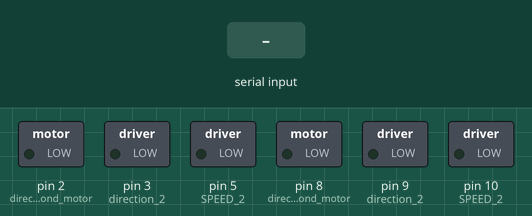
Simulated run of this sketch. Board: Arduino Uno, built with avr-gcc and run on an emulated ATmega328P. Parts: switched loads named in the sketch (green lamp = pin HIGH). The inputs (shaded band) are chosen by the test bench.

Above: at 1.2 s.
1.3 s: "w" received over Serial
At 1.6 s:
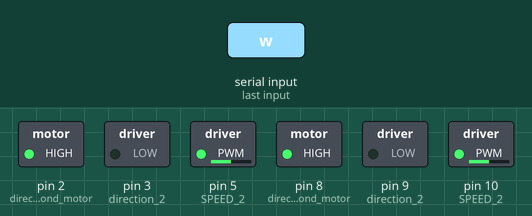
2.8 s: "s" received over Serial
At 4.0 s:
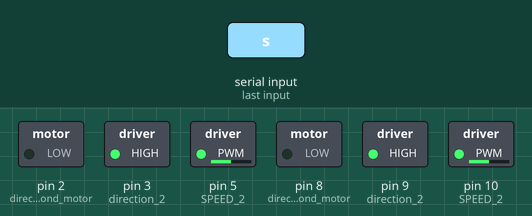
4.3 s: "a" received over Serial
At 5.1 s:
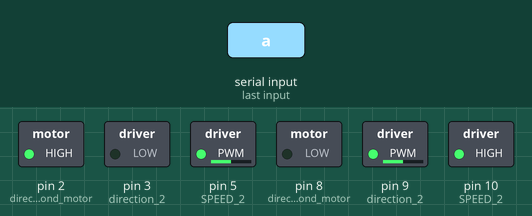
5.8 s: "d" received over Serial
At 6.2 s:
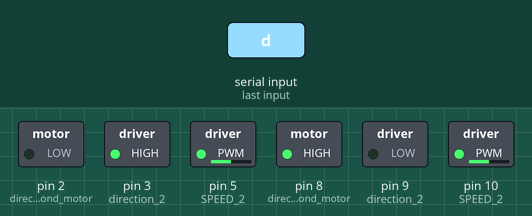
7.3 s: "q" received over Serial
At 8.5 s:
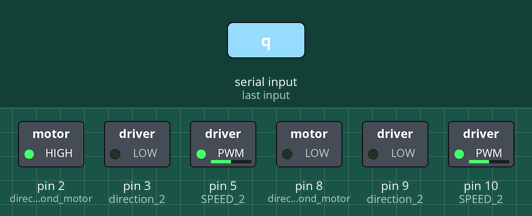
8.8 s: "e" received over Serial
At 9.7 s:
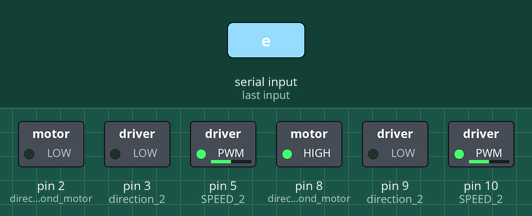
Timing chart, 0 to 11.3 s (numbered marks = the images above; inputs shaded):
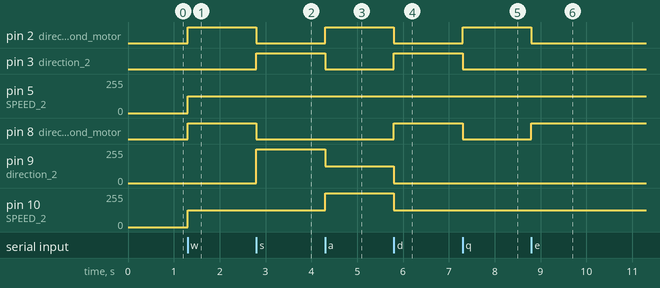

Measured:
- after the input at 1.3 s, pin 2 (direction_1_second_motor), pin 8 (direction_1_second_motor): LOW → HIGH at once; pin 5 (SPEED_2), pin 10 (SPEED_2): 0/255 → 126/255 at once
- after the input at 2.8 s, pin 2 (direction_1_second_motor), pin 8 (direction_1_second_motor): HIGH → LOW at once; pin 3 (direction_2): LOW → HIGH at once; pin 9 (direction_2): 0/255 → 255/255 at once
- after the input at 4.3 s, pin 2 (direction_1_second_motor): LOW → HIGH at once; pin 3 (direction_2): HIGH → LOW at once; pin 9 (direction_2): 255/255 → 126/255 at once; pin 10 (SPEED_2): 126/255 → 255/255 at once
- after the input at 5.8 s, pin 2 (direction_1_second_motor): HIGH → LOW at once; pin 3 (direction_2), pin 8 (direction_1_second_motor): LOW → HIGH at once; pin 9 (direction_2): 126/255 → 0/255 at once; pin 10 (SPEED_2): 255/255 → 126/255 at once
- after the input at 7.3 s, pin 2 (direction_1_second_motor): LOW → HIGH at once; pin 3 (direction_2), pin 8 (direction_1_second_motor): HIGH → LOW at once
- after the input at 8.8 s, pin 2 (direction_1_second_motor): HIGH → LOW at once; pin 8 (direction_1_second_motor): LOW → HIGH at once

The sketch:

motion.ino
```cpp
int flag;
int connecte;
void setup()
{
Serial.begin(9600);
//left
pinMode(2,OUTPUT); // direction 1 second motor
pinMode(3,OUTPUT); // direction 2
pinMode(5,OUTPUT); // SPEED 2

//Right
pinMode(8,OUTPUT); // direction 1 second motor
pinMode(9,OUTPUT); // direction 2
pinMode(10,OUTPUT); // SPEED 2

}
void loop()
{

  connecte = Serial.available();
 //for up flag = w or 0
  if (connecte > 0) {
    flag = Serial.read();

    if (flag == 119)
    {
    digitalWrite(2,HIGH);
    digitalWrite(3,LOW);
    analogWrite(5,126);

    digitalWrite(8,HIGH);
    digitalWrite(9,LOW);
    analogWrite(10,126);
    }

  //for down flag = s or 0

    else if (flag == 115)
    {
    digitalWrite(2,LOW);
    digitalWrite(3,HIGH);
    analogWrite(5,126);

    digitalWrite(8,LOW);
    digitalWrite(9,HIGH);
    analogWrite(10,126);
    }

  //for left flag = a or 0

  else if (flag == 97)
  {
    digitalWrite(2,HIGH);
    digitalWrite(3,LOW);
    analogWrite(5,126);

    digitalWrite(8,LOW);
    digitalWrite(10,HIGH);
    analogWrite(9,126);
  }

  //for right flag = d or 0

  else if (flag == 100)
  {
    digitalWrite(2,LOW);
    digitalWrite(3,HIGH);
    analogWrite(5,126);

    digitalWrite(8,HIGH);
    digitalWrite(9,LOW);
    analogWrite(10,126);
  }

  //for up-left = q

    else if (flag == 113)
  {
    digitalWrite(2,HIGH);
    digitalWrite(3,LOW);
    analogWrite(5,126);

    digitalWrite(8,LOW);
    digitalWrite(9,LOW);
    //analogWrite(10,126);
  }

 // for up-right = e

    else if (flag == 101)
  {
    digitalWrite(2,LOW);
    digitalWrite(3,LOW);
    //analogWrite(5,126);

    digitalWrite(8,HIGH);
    digitalWrite(9,LOW);
    analogWrite(10,126);
  }

  else if (flag == 48)
  {
    digitalWrite(2,LOW);
    digitalWrite(3,LOW);
   // analogWrite(5,255);

    digitalWrite(8,LOW);
    digitalWrite(9,LOW);
    // analogWrite(10,255);
  }
  }
}
```
